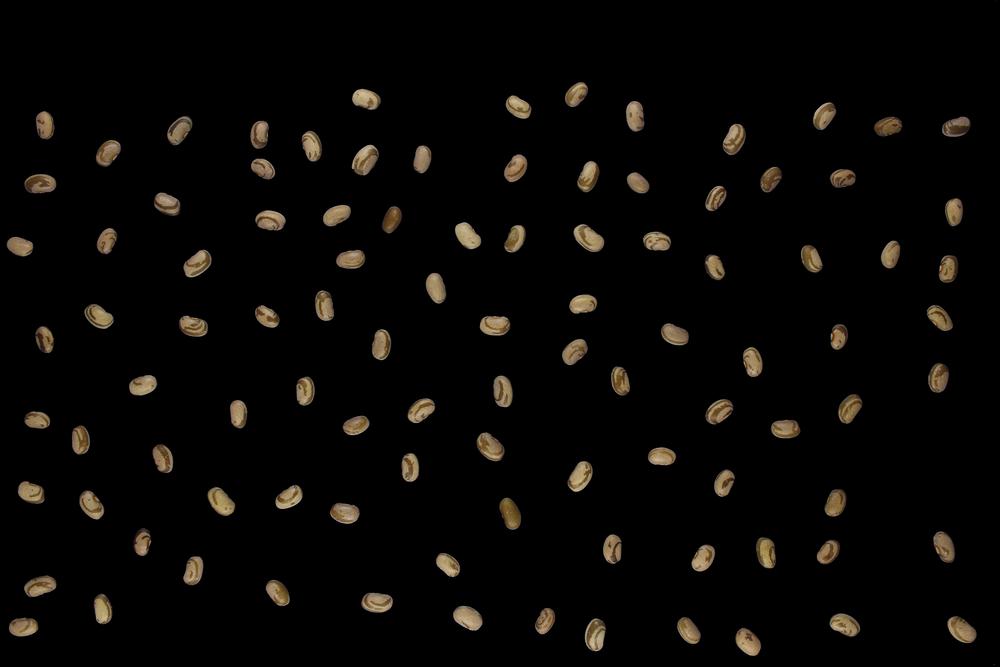
#> input picture Roteiros de Estudo Orientado - REOs/REO 02/AULA_09/img_seg.png, 1000 x 667 px, shrunk from 5184 x 3456 before the run
$ python aula_09_ex_02.py
#> lines starting #> are read from the running program, lines starting #| are printed output that depends on the picture; long printed decimals are rounded
########################################################################################################################
# Lavras - MG
# 02/08/2020
# Universidade Federal de Lavras - UFLA
# Departamento de Biologia
# Programa de Pós Graduação em Genética e Melhoramento de Plantas
# Disciplina: Visão Computacional No Melhoramento de Plantas
# Docente: Vinícius Quintão Carneiro
# E-mail: vinicius.carneiro@ufla.br
# GITHUB: vqcarneiro - https://github.com/VQCarneiro
########################################################################################################################
# PROCEDIMENTO: Segmentação - Kmeans
########################################################################################################################
# Importação
import cv2
import numpy as np
from matplotlib import pyplot as plt
########################################################################################################################
# Leitura da imagem
nome_arquivo = 'img_seg.png'
img = cv2.imread(nome_arquivo,1)
#> img is the input picture: shape (667, 1000, 3); mean B, G, R 5.4, 7.3, 8.8
img = cv2.cvtColor(img, cv2.COLOR_BGR2RGB)
#img = cv2.cvtColor(img, cv2.COLOR_BGR2Lab)

########################################################################################################################
print('-'*80)
print('INFORMAÇÕES')
print('-'*80)
print('Dimensão: ',np.shape(img))
#| Dimensão:  (667, 1000, 3)
print(np.shape(img)[0], ' x ',np.shape(img)[1], ' = ', np.shape(img)[0] * np.shape(img)[1])
#| 667  x  1000  =  667000
print('-'*80)
########################################################################################################################
# Formatação da imagem para uma matriz de dados
pixel_values = img.reshape((-1, 3))
# Conversão para Decimal
pixel_values = np.float32(pixel_values)
print('-'*80)
print('Dimensão Matriz: ',pixel_values.shape)
#| Dimensão Matriz:  (667000, 3)
print('-'*80)
########################################################################################################################
# K-means
# Critério de Parada
criteria = (cv2.TERM_CRITERIA_EPS + cv2.TERM_CRITERIA_MAX_ITER, 100, 0.2)
# Número de Grupos (k)
k = 3
dist, labels, (centers) = cv2.kmeans(pixel_values, k, None, criteria, 10, cv2.KMEANS_RANDOM_CENTERS)
#> dist = 49179514.2; centers = [[0.154, 0.135, 0.15], [96.59, 75.32, 51.5], [153, 130.5, 96.81]]
print('-'*80)
print('SQ das Distâncias de Cada Ponto ao Cento: ', dist)
#| SQ das Distâncias de Cada Ponto ao Cento:  49179514.204
print('-'*80)
print('Dimensão labels: ', labels.shape)
#| Dimensão labels:  (667000, 1)
print('Valores únicos: ',np.unique(labels))
#| Valores únicos:  [0 1 2]
# flatten the labels array
labels = labels.flatten()
print('-'*80)
print('Dimensão flatten labels: ', labels.shape)
#| Dimensão flatten labels:  (667000,)
print('-'*80)

# Valores dos labels
val_unicos,contagens = np.unique(labels,return_counts=True)
#> val_unicos = [0, 1, 2]; contagens = [622152, 19090, 25758]
val_unicos = np.reshape(val_unicos,(len(val_unicos),1))
contagens = np.reshape(contagens,(len(contagens),1))
hist = np.concatenate((val_unicos,contagens),axis=1)
#> hist = [[0, 622152], [1, 19090], [2, 25758]]
print('Histogramas')
print(hist)
#| [[     0 622152]
#|  [     1  19090]
#|  [     2  25758]]
print('-'*80)
print('Centroides Decimais')
print(centers)
#| [[1.5372288e-01 1.3516311e-01 1.5012731e-01]
#|  [9.6586121e+01 7.5324249e+01 5.1502304e+01]
#|  [1.5299290e+02 1.3047539e+02 9.6810158e+01]]
print('-'*80)
# Conversão dos centroides para valores de interos de 8 digitos
centers = np.uint8(centers)
#> centers = [[0, 0, 0], [96, 75, 51], [152, 130, 96]]
print('-'*80)
print('Centroides uint8')
print(centers)
#| [[  0   0   0]
#|  [ 96  75  51]
#|  [152 130  96]]
print('-'*80)

# Conversão dos pixels para a cor dos centroides
matriz_segmentada = centers[labels.flatten()]
print('-'*80)
print('Dimensão Matriz Segmentada: ',matriz_segmentada.shape)
#| Dimensão Matriz Segmentada:  (667000, 3)
print('-'*80)
print('Valores Únicos Coluna 1: ', np.unique(matriz_segmentada[:,0]))
#| Valores Únicos Coluna 1:  [  0  96 152]
print('-'*80)

# Reformatar a matriz na imagem de formato original
img_segmentada = matriz_segmentada.reshape(img.shape)


original_01 = np.copy(img)
matriz_or_01 = original_01.reshape((-1, 3))
cluster = 0
matriz_or_01[labels == cluster] = [0, 0, 0]
img_final_01 = matriz_or_01.reshape(img.shape)

original_02 = np.copy(img)
matriz_or_02 = original_02.reshape((-1, 3))
cluster = 1
matriz_or_02[labels == cluster] = [0, 0, 0]
img_final_02 = matriz_or_02.reshape(img.shape)
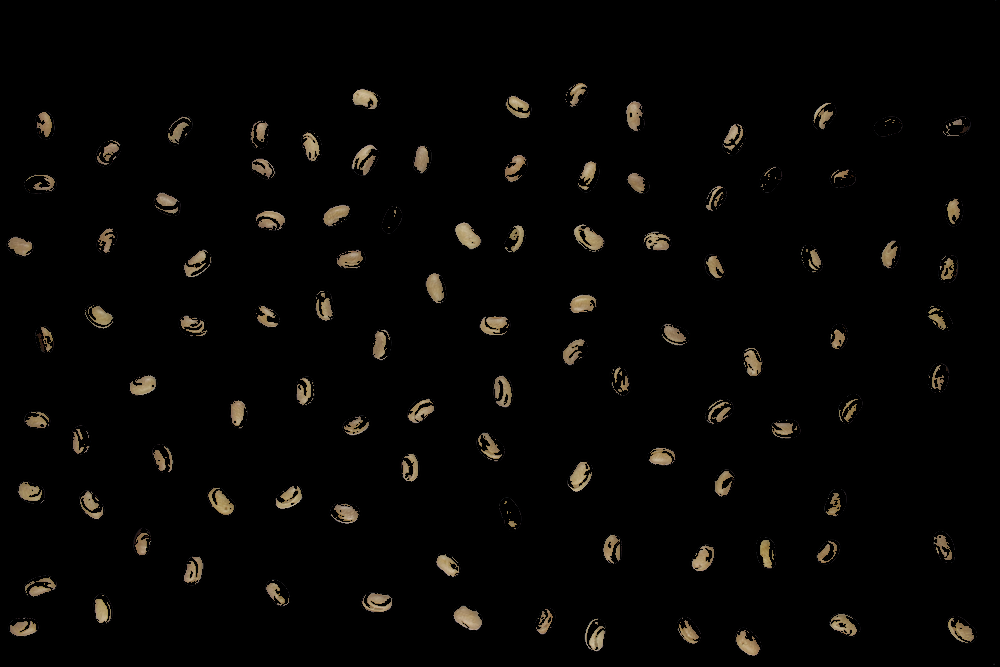
#> img_final_02: shape (667, 1000, 3); mean R, G, B 6.1, 5.2, 3.9

original_03 = np.copy(img)
matriz_or_03 = original_03.reshape((-1, 3))
cluster = 2
matriz_or_03[labels == cluster] = [0, 0, 0]
img_final_03 = matriz_or_03.reshape(img.shape)
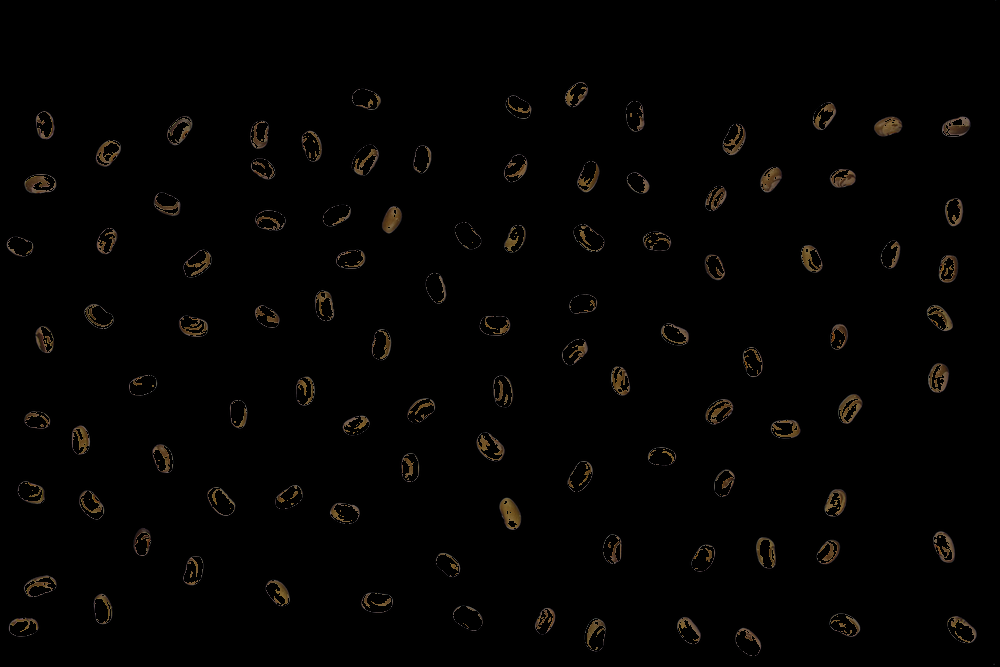
#> img_final_03: shape (667, 1000, 3); mean R, G, B 2.9, 2.3, 1.6

# Apresentar Imagem
plt.figure('Imagens')
plt.subplot(2,3,2)
plt.imshow(img_segmentada)
plt.subplot(2,3,4)
plt.imshow(img_final_01)
plt.subplot(2,3,5)
plt.imshow(img_final_02)
plt.subplot(2,3,6)
plt.imshow(img_final_03)
plt.show()
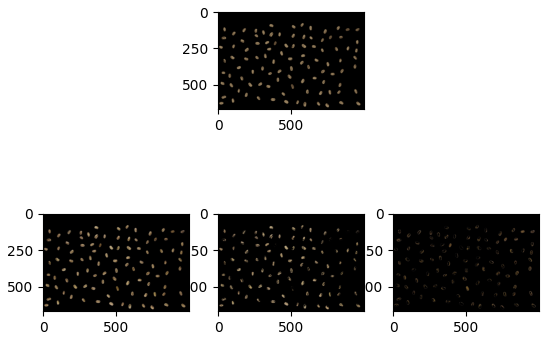
#> figure drawn by matplotlib, 4 panels


'''
# disable only the cluster number 2 (turn the pixel into black)
masked_image = np.copy(image)
# convert to the shape of a vector of pixel values
masked_image = masked_image.reshape((-1, 3))
# color (i.e cluster) to disable
cluster = 2
masked_image[labels == cluster] = [0, 0, 0]
# convert back to original shape
masked_image = masked_image.reshape(image.shape)
# show the image

plt.imshow(masked_image)
plt.show()
'''
